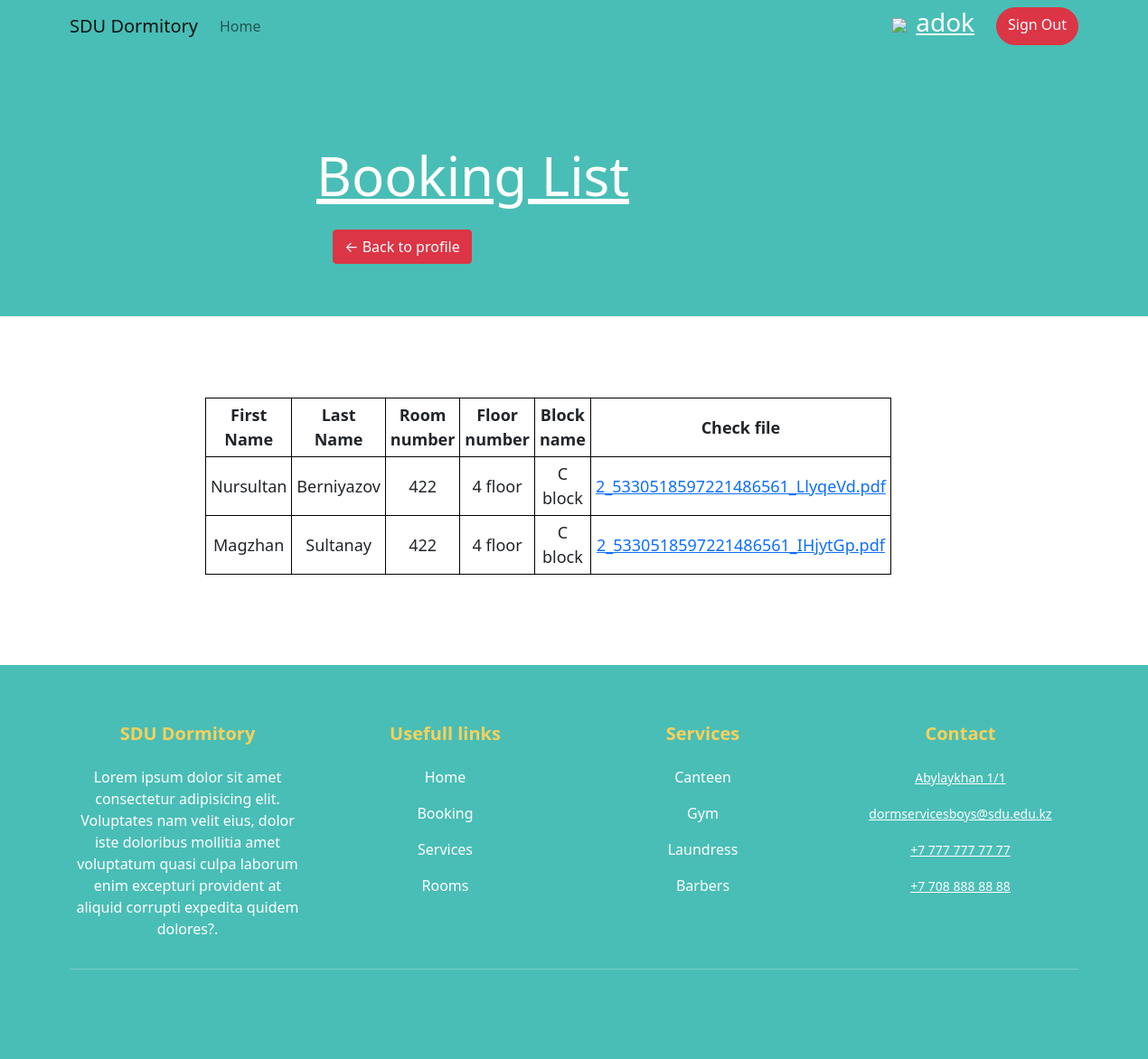
/booking_list/ (signed in), run on the app's committed database.
### booking/models.py (models this page shows, shortened)
class Booking(models.Model):
    user = models.ForeignKey(User, null=True, on_delete=models.CASCADE)
    room = models.ForeignKey(Room, on_delete=models.CASCADE)
    check_file = models.FileField(null=True)

class Room(models.Model):
    bed_number = models.IntegerField('Bed number')
    room_number = models.IntegerField('Room number')
    floor = models.ForeignKey(Floor, on_delete=models.CASCADE)
    block = models.ForeignKey(Block, on_delete=models.CASCADE)
    gender = models.CharField('Gender', choices=GENDER, max_length=100)
    course = models.IntegerField('Course year', choices=COURSE)
    faculty = models.CharField('Faculty name', choices=FACULTY, max_length=100)
    available = models.BooleanField(default=True)
    class Meta:
        ordering = ('room_number', )

class Floor(models.Model):
    floor_number = models.IntegerField('Floor number')
    def __str__(self):
        return str(self.floor_number) + ' floor'
    class Meta:
        ordering = ('floor_number', )

class Block(models.Model):
    block_name = models.CharField('Block name', max_length=50)
    def __str__(self):
        return str(self.block_name) + ' block'
    class Meta:
        ordering = ('block_name', )

### booking/views.py (the view, shortened to what this page needs)
# urls.py: path('booking_list/', views.booking_list, name='booking_list'),
@login_required(login_url='sign_in')
def booking_list(request):
    book_list = Booking.objects.all()
    button = request.POST.get('cancel')
    booked = Booking.objects.filter(user=request.user)
    print(button)
    context = {'book_list': book_list}
    return render(request, 'booking/booking_list.html', context)

### booking/templates/booking/booking_list.html (shortened to what this page needs)
{% extends 'booking/base.html' %}
{% block name %}
<div class="row">
    Booking List
</div>
<div class="row">
    <div class="col-4">
        <a class="btn btn-danger" href="{% url 'profile' %}">
                    &#8592; Back to profile</a>
    </div>
</div>{% endblock %}
{% block active1 %}class="nav-link"{% endblock %}
{% block style %}style="background: #49beb6; height: 350px;"{% endblock %}
{% block top %}style="margin-top=100px;font-size: 60px;color: #fff;"{% endblock %}
{% block content %}
<div class="container con text-center">
    <div class="row">
        <div class="col-1"></div>
        <div class="col-8">
            <table>
              <tr>
                <th>First Name</th>
                <th>Last Name</th>
                <th>Room number</th>
                <th>Floor number</th>
                <th>Block name</th>
                  <th>Check file</th>
              </tr>
                {% if request.user.is_staff %}
                    {% for book in book_list %}
                      <tr>
                        <td>{{ book.user.first_name }}</td>
                        <td>{{ book.user.last_name }}</td>
                        <td>{{ book.room.room_number }}</td>
                        <td>{{ book.room.floor }}</td>
                        <td>{{ book.room.block }}</td>
                          <td><a href="{{ book.check_file.url }}">{{ book.check_file }}</a></td>
                      </tr>
                    {% endfor %}
                {% endif %}
            </table>
        </div>
    </div>
</div>
{% endblock %}

### booking/templates/booking/base.html (shortened to what this page needs)
<!doctype html>
<html lang="en" xmlns="http://www.w3.org/1999/html">
<head>
    <link rel="stylesheet" href="https://cdn.jsdelivr.net/npm/bootstrap@5.1.3/dist/css/bootstrap.min.css">
</head>
<body>
    <div class="bg" {% block style %}{% endblock %}>
      <nav class="navbar navbar-expand-lg navbar-light ">
          <div class="container">
              <a class="navbar-brand" href="{% url 'home' %}">SDU Dormitory</a>
              <div class="collapse navbar-collapse" id="navbarTogglerDemo02">
                <ul class="navbar-nav me-auto mb-2 mb-lg-0">
                  <li class="nav-item">
                    <a {% block active1 %}{% endblock %} aria-current="page" href="{% url 'home' %}">Home</a>
                  </li>
                </ul>
                <form class="d-flex gap-4">
                    {% if user.is_authenticated %}
                        <h3> <a style="color: #fff;" class="nav-item" href="{% url 'profile' %}"><img style="margin-right: 10px;" src="https://www.svgrepo.com/show/333287/profile.svg">{{ request.user }}</a> </h3>
                        <a href="{% url 'logout' %}" class="btn btn-danger rounded-pill" type="button">Sign Out</a>
                    {% else %}
                        <a href="{% url 'sign_up' %}" class="btn btn-danger rounded-pill" type="button">Sign up</a>
                        <a href="{% url 'sign_in' %}" class="btn btn-danger rounded-pill" type="button">Sign in</a>
                    {% endif %}
                </form>
              </div>
          </div>
      </nav>
        <div class="container">
            <div class="row" style="margin-top: 100px;">
              <div class="col-3"></div>
              <div class="col-6">
                <h1 {% block top %}{% endblock %} class="h1-center text-center"><u>{% block name %}{% endblock %}</u></h1>
              </div>
              <div class="col-3"></div>
            </div>
        </div>
    </div>
    {% block content %}{% endblock %}
    <footer style="background: #49beb6; margin-top: 100px;" class="text-white pt-5 pb-4">
      <div class="container text-center text-md-left">
        <div class="row text-center text-md-left">
          <div class="col-md-3 col-lg-3 col-xl-3 mx-auto mt-3">
            <h5 class="mb-4 fw-bold" style="color: #fad05a;">SDU Dormitory</h5>
            <p>Lorem ipsum dolor sit amet consectetur adipisicing elit. Voluptates nam velit eius, dolor iste doloribus mollitia amet voluptatum quasi culpa laborum enim excepturi provident at aliquid corrupti expedita quidem dolores?.</p>
          </div>
          <div class="col-md-3 col-lg-3 col-xl-3 mx-auto mt-3">
            <h5 class="mb-4 fw-bold" style="color: #fad05a;">Usefull links</h5>
            <p>
              <a style="text-decoration: none;" href="{% url 'home' %}" class="text-white">Home</a>
            </p>
            <p>
                {% if not request.user.is_staff %}
                    <a style="text-decoration: none;" href="{% url 'book' %}" class="text-white">Booking</a>
                {% else %}
                    <a style="text-decoration: none;" href="{% url 'home' %}" class="text-white">Booking</a>
                {% endif %}
            </p>
            <p>
              <a style="text-decoration: none;" href="#" class="text-white">Services</a>
            </p>
            <p>
              <a style="text-decoration: none;" href="#" class="text-white">Rooms</a>
            </p>
          </div>
          <div class="col-md-3 col-lg-3 col-xl-3 mx-auto mt-3">
            <h5 class="mb-4 fw-bold" style="color: #fad05a;">Services</h5>
            <p>
              <a style="text-decoration: none;" href="" class="text-white">Canteen</a>
            </p>
            <p>
              <a style="text-decoration: none;" href="" class="text-white">Gym</a>
            </p>
            <p>
              <a style="text-decoration: none;" href="" class="text-white">Laundress</a>
            </p>
            <p>
              <a style="text-decoration: none;" href="" class="text-white">Barbers</a>
            </p>
          </div>
          <div class="col-md-3 col-lg-3 col-xl-3 mx-auto mt-3">
            <h5 class="mb-4 fw-bold" style="color: #fad05a;">Contact</h5>
            <p>
              <a href="" class="btn-floating btn-sm text-white" >
                 Abylaykhan 1/1
              </a>
            </p>
            <p>
              <a href="mailto:dormserviceboys@sdu.edu.kz" class="btn-floating btn-sm text-white" >
                 dormservicesboys@sdu.edu.kz
              </a>
            </p>
            <p>
              <a href="tel:+77777777777" class="btn-floating btn-sm text-white" >
                 +7 777 777 77 77
              </a>
            </p>
            <p>
              <a href="tel:+77088888888" class="btn-floating btn-sm text-white" >
                 +7 708 888 88 88
              </a>
            </p>
          </div>
        </div>
        <hr class="mb-4">
        <div class="row align-items-center">
          <div class="col-md-10 col-lg-12">
             <div class="text-center text-md-center">
               <ul class="list-unstyled list-inline">
                 <li class="list-inline-item">
                   <a href="" class="btn-floating btn-sm text-white" style="font-size: 23px;"></a>
                 </li>
                 <li class="list-inline-item">
                  <a href="" class="btn-floating btn-sm text-white" style="font-size: 23px;"></a>
                </li>
                <li class="list-inline-item">
                  <a href="" class="btn-floating btn-sm text-white" style="font-size: 23px;"></a>
                </li>
                <li class="list-inline-item">
                  <a href="" class="btn-floating btn-sm text-white" style="font-size: 23px;"></a>
                </li>
                <li class="list-inline-item">
                  <a href="" class="btn-floating btn-sm text-white" style="font-size: 23px;"></a>
                </li>
               </ul>
             </div>
          </div>
        </div>
      </div>
    </footer>
</body>
</html>

### booking/templates/booking/booking_list.html (style rules this page uses)
.con { margin: 90px 120px 0 120px; }
table, th, td { font-size: 18px; border: 1px solid black; border-collapse: collapse; padding: 5px; }

### data on the page
Booking: user.first_name "Nursultan", user.last_name "Berniyazov", room.room_number "422", room.floor "4 floor", room.block "C block", check_file "2_5330518597221486561_LlyqeVd.pdf"
Booking: user.first_name "Magzhan", user.last_name "Sultanay", room.room_number "422", room.floor "4 floor", room.block "C block", check_file "2_5330518597221486561_IHjytGp.pdf"

### other printed values
{{ request.user }} "adok"
